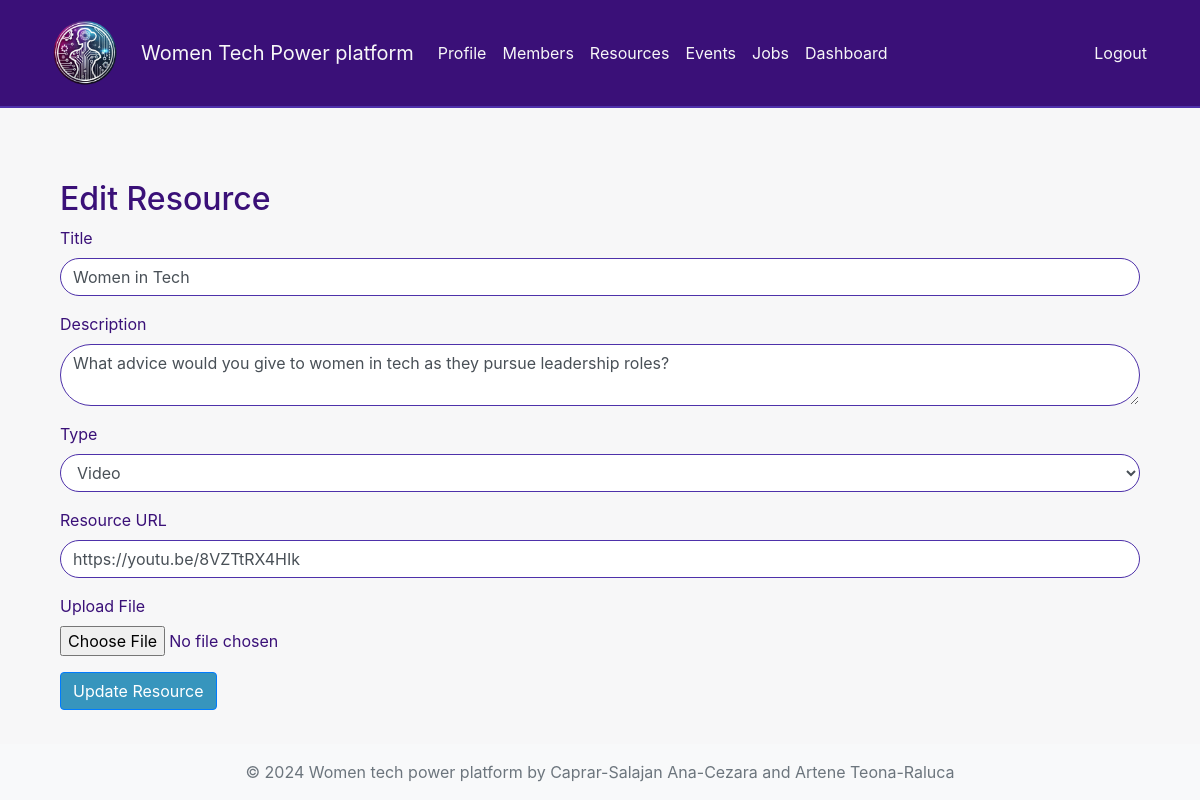
The page /proiectPHP/edit_resource.php?id=7 (signed in) on the database its author committed.
### tables this page shows
CREATE TABLE `resources` (
  `id` int(11) NOT NULL,
  `title` varchar(255) NOT NULL,
  `description` text DEFAULT NULL,
  `type` enum('article','video','podcast','downloadable') NOT NULL,
  `resource_url` varchar(255) DEFAULT NULL,
  `created_by` int(11) DEFAULT NULL,
  `created_at` timestamp NOT NULL DEFAULT current_timestamp(),
  `file_path` varchar(255) DEFAULT NULL
);

### proiectPHP/edit_resource.php (the view, shortened to what this page needs)
<?php
    include_once "includes/header.php";
    $database = new Database();
    $db = $database->getConnection();
    $query = "SELECT * FROM resources WHERE id = ?";
    $stmt = $db->prepare($query);
    $stmt->execute([$_GET['id']]);
    $resource = $stmt->fetch(PDO::FETCH_ASSOC);
?>
<div class="container mt-5">
    <h2>Edit Resource</h2>
    <form method="POST" enctype="multipart/form-data">
        <div class="form-group">
            <label for="title">Title</label>
            <input type="text" name="title" class="form-control" id="title" value="<?php echo htmlspecialchars($resource['title']); ?>" required>
        </div>
        <div class="form-group">
            <label for="description">Description</label>
            <textarea name="description" class="form-control" id="description" required><?php echo htmlspecialchars($resource['description']); ?></textarea>
        </div>
        <div class="form-group">
            <label for="type">Type</label>
            <select name="type" class="form-control" id="type" required>
                <option value="video" <?php echo ($resource['type'] == 'video') ? 'selected' : ''; ?>>Video</option>
            </select>
        </div>
        <div class="form-group">
            <label for="resource_url">Resource URL</label>
            <input type="url" name="resource_url" class="form-control" id="resource_url" value="<?php echo htmlspecialchars($resource['resource_url']); ?>">
        </div>
        <div class="form-group">
            <label for="resource_file">Upload File</label>
            <input type="file" name="resource_file" class="form-control-file" id="resource_file">
        </div>
        <button type="submit" class="btn btn-primary">Update Resource</button>
    </form>
</div>
<?php include_once "includes/footer.php"; ?>

### proiectPHP/css/style.css (style rules this page uses)
body { min-height: 100vh; display: flex; flex-direction: column; }
.container { flex: 1; }
body { background-color: #F7F7F8; color: #3A1078; }
.btn-primary { background-color: #3795BD; }
.form-control { border: 1px solid #4E31AA; border-radius: 50px; }

### rows shown on the page
resources: title "Women in Tech", description "What advice would you give to women in tech as they pursue leadership roles?", type "Video", resource_url "https://youtu.be/8VZTtRX4HIk"
